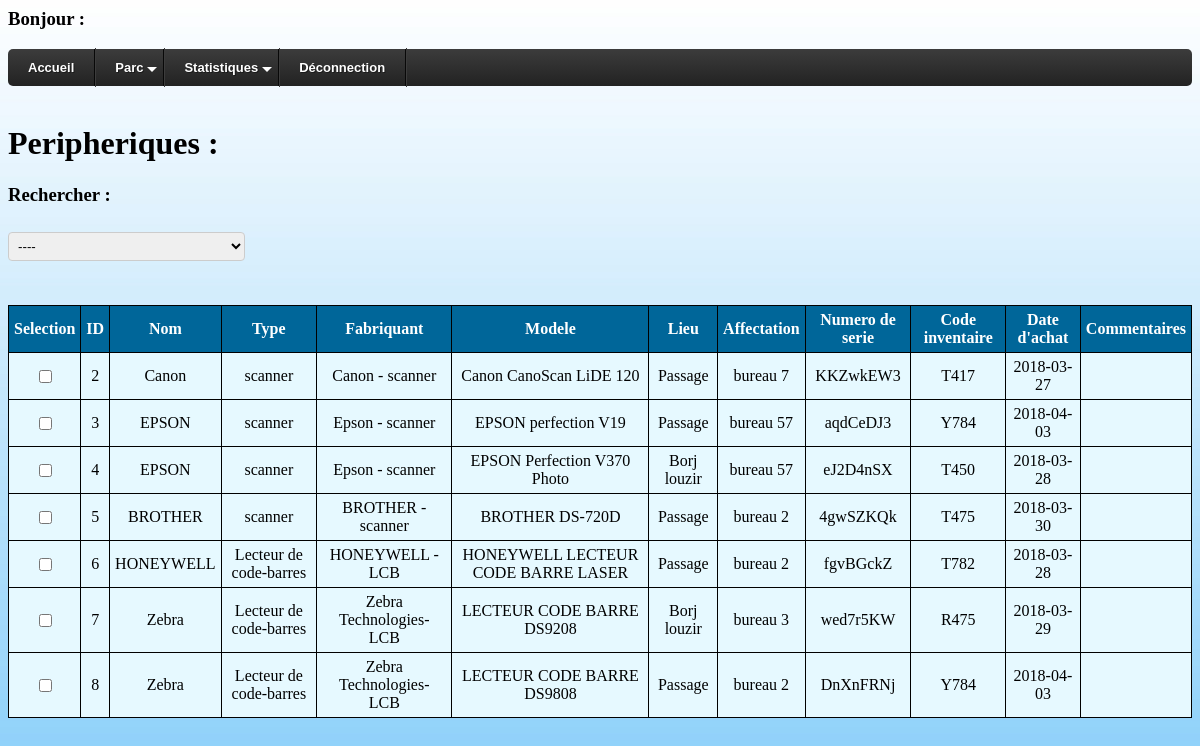
/peripherique.php, run on the app's committed database.
### tables this page shows
CREATE TABLE `peripheriques` (
  `id` int(22) NOT NULL,
  `nom` varchar(50) NOT NULL,
  `type` varchar(50) NOT NULL,
  `fabriquant` varchar(50) NOT NULL,
  `modele` varchar(50) NOT NULL,
  `lieu` text NOT NULL,
  `affectation` varchar(30) NOT NULL,
  `num_serie` varchar(50) NOT NULL,
  `code_inv` varchar(50) NOT NULL,
  `date_achat` date NOT NULL,
  `commentaires` text NOT NULL
);

### peripherique.php (the view, shortened to what this page needs)
<?php
$req="select * from peripheriques order by id";
$rs=mysql_query($req) or die(mysql_error());
echo"<h3>Bonjour : ".$_SESSION["login"]."</h3>";
?>
<!DOCTYPE html>
<html lang=''>
<head>
   <link rel="stylesheet" href="./css/styles1.css">
</head>
<body>
  <div id='cssmenu'>
  <ul>
     <li><a href='home.php'><span>Accueil</span></a></li>
     <li class='active has-sub'><a href='#'><span>Parc</span></a>
           </li>
      <li class='active has-sub'><a href='#'><span>Statistiques</span></a>
      </li>
     <li class='last'><a href='deco.php'><span>Déconnection</span></a></li>
  </ul>
  </div> <br/>
<h1 align="">Peripheriques :</h1>
<h3>Rechercher :</h3>
<select id="myselect" onclick="message()">
  <optgroup label="Caractéristiques">
    <option value="--">----</option>
  </optgroup>
</select>
<table class="tab" id="myTable" border="1" width="100%" align="left">
      <tr>
        <th>Selection</th>
        <th>ID</th>
        <th>Nom</th>
        <th>Type</th>
        <th>Fabriquant</th>
        <th>Modele</th>
        <th>Lieu</th>
        <th>Affectation</th>
        <th>Numero de serie</th>
        <th>Code inventaire</th>
        <th>Date d'achat</th>
        <th>Commentaires</th>
      </tr> <br/><br/><br/>
    <?php while($ET=mysql_fetch_assoc($rs)) { ?>
    <tr>
      <td><input type="checkbox" name="delid[]" value="<?php echo($ET['id']) ?> "></td>
      <td><?php echo($ET['id'])?></td>
      <td><?php echo($ET['nom'])?></td>
      <td><?php echo($ET['type'])?></td>
      <td><?php echo($ET['fabriquant'])?></td>
      <td><?php echo($ET['modele'])?></td>
      <td><?php echo($ET['lieu'])?></td>
      <td><?php echo($ET['affectation'])?></td>
      <td><?php echo($ET['num_serie'])?></td>
      <td><?php echo($ET['code_inv'])?></td>
      <td><?php echo($ET['date_achat'])?></td>
      <td><?php echo($ET['commentaires'])?></td>
    </tr>
    <?php } ?>
    </table>
    </body>
</html>

### css/styles1.css (style rules this page uses)
.area, select { width: 20%; padding: 5px; margin: 8px 0; display: inline-block; border: 1px solid #ccc; border-radius: 4px; box-sizing: border-box; }
body { background-repeat: no-repeat; background-image: url(img/background.jpg); background-attachment: fixed; background-size: cover; height: 100%; }
#cssmenu, #cssmenu ul, #cssmenu li, #cssmenu a { border: none; line-height: 1; margin: 0; padding: 0; }
#cssmenu { height: 37px; display: block; border-radius: 5px; width: auto; border-color: #080808; margin: 0; padding: 0; }
#cssmenu > ul { list-style: inside none; margin: 0; padding: 0; }
#cssmenu > ul > li { list-style: inside none; float: left; display: inline-block; position: relative; margin: 0; padding: 0; }
#cssmenu > ul > li > a { outline: none; display: block; position: relative; text-align: center; text-decoration: none; text-shadow: 1px 1px 0 rgba(0, 0, 0, 0.4); font-weight: 700; font-size: 13px; font-family: Arial, Helvetica, sans-serif; border-right: 1px solid #080808; color: #ffffff; padding: 12px 20px; }
#cssmenu > ul > li:first-child > a { border-radius: 5px 0 0 5px; }
#cssmenu > ul > li > a:after { content: ""; position: absolute; border-right: 1px solid; top: -1px; bottom: -1px; right: -2px; z-index: 99; border-color: #3c3c3c; }
#cssmenu > ul > li.has-sub > a:before { content: ""; position: absolute; top: 18px; right: 6px; border: 5px solid transparent; border-top: 5px solid #ffffff; }
#cssmenu, #cssmenu ul ul > li:hover > a, #cssmenu ul ul li a:hover { background: #3c3c3c; background: -moz-linear-gradient(top, #3c3c3c 0%, #222222 100%); background: -webkit-gradient(linear, left top, left bottom, color-stop(0%, #3c3c3c), color-stop(100%, #222222)); background: -webkit-linear-gradient(top, #3c3c3c 0%, #222222 100%); background: -o-linear-gradient(top, #3c3c3c 0%, #222222 100%); background: -ms-linear-gradient(top, #3c3c3c 0%, #222222 100%); background: linear-gradient(top, #3c3c3c 0%, #222222 100%); }
.tab { border: 1.5px solid black; border-collapse: collapse; background-color: #e6f9ff; }
.tab th, .tab td { padding: 5px; text-align: center; }
th, td { padding: 10px; }
th { background-color: #006699; color: white; }

### data on the page
peripheriques: id "2", nom "Canon", type "scanner", fabriquant "Canon - scanner", modele "Canon CanoScan LiDE 120", lieu "Passage", affectation "bureau 7", num_serie "KKZwkEW3", code_inv "T417", date_achat "2018-03-27"
peripheriques: id "3", nom "EPSON", type "scanner", fabriquant "Epson - scanner", modele "EPSON perfection V19", lieu "Passage", affectation "bureau 57", num_serie "aqdCeDJ3", code_inv "Y784", date_achat "2018-04-03"
peripheriques: id "4", nom "EPSON", type "scanner", fabriquant "Epson - scanner", modele "EPSON Perfection V370 Photo", lieu "Borj louzir", affectation "bureau 57", num_serie "eJ2D4nSX", code_inv "T450", date_achat "2018-03-28"
peripheriques: id "5", nom "BROTHER", type "scanner", fabriquant "BROTHER - scanner", modele "BROTHER DS-720D", lieu "Passage", affectation "bureau 2", num_serie "4gwSZKQk", code_inv "T475", date_achat "2018-03-30"
peripheriques: id "6", nom "HONEYWELL", type "Lecteur de code-barres", fabriquant "HONEYWELL - LCB", modele "HONEYWELL LECTEUR CODE BARRE LASER", lieu "Passage", affectation "bureau 2", num_serie "fgvBGckZ", code_inv "T782", date_achat "2018-03-28"
peripheriques: id "7", nom "Zebra", type "Lecteur de code-barres", fabriquant "Zebra Technologies- LCB", modele "LECTEUR CODE BARRE DS9208", lieu "Borj louzir", affectation "bureau 3", num_serie "wed7r5KW", code_inv "R475", date_achat "2018-03-29"
peripheriques: id "8", nom "Zebra", type "Lecteur de code-barres", fabriquant "Zebra Technologies- LCB", modele "LECTEUR CODE BARRE DS9808", lieu "Passage", affectation "bureau 2", num_serie "DnXnFRNj", code_inv "Y784", date_achat "2018-04-03"
